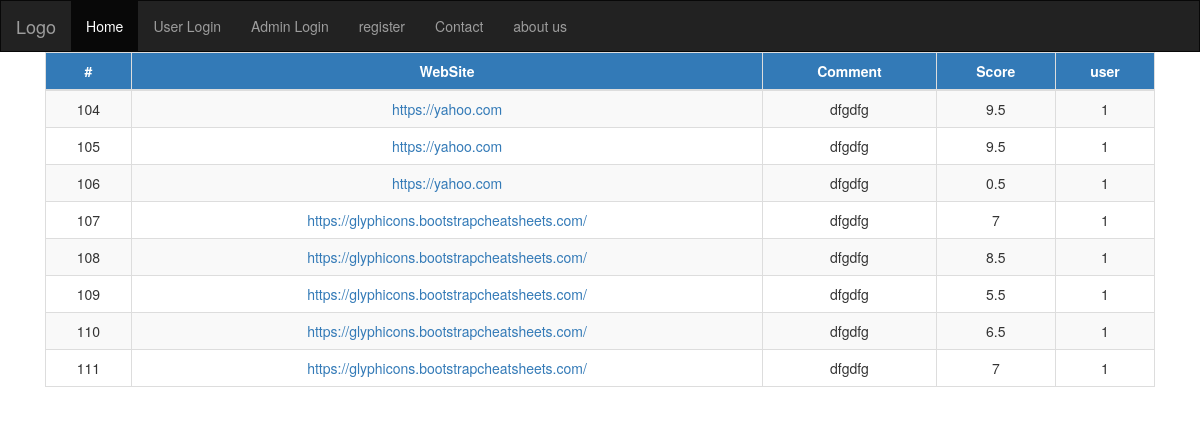
Page /admin/viewcomments.php (signed in) on the committed database.
### tables this page shows
CREATE TABLE `webcomment` (
  `comment_id` int(10) NOT NULL,
  `web_id` int(10) NOT NULL,
  `user_id` varchar(50) NOT NULL,
  `comment` varchar(800) NOT NULL,
  `score` float NOT NULL,
  `type` varchar(15) NOT NULL
);

CREATE TABLE `websites` (
  `website_name` varchar(200) NOT NULL,
  `web_id` int(10) NOT NULL,
  `add_by_user` varchar(50) NOT NULL,
  `tags` varchar(500) NOT NULL,
  `avg_score` float NOT NULL,
  `remark` varchar(15) NOT NULL
);

### admin/viewcomments.php (the view, shortened to what this page needs)
<?php
 include_once '../include/sqlConnect.php';
?>
<!DOCTYPE html>
<html lang="en">
<head>
  <link rel="stylesheet" href="https://maxcdn.bootstrapcdn.com/bootstrap/3.3.7/css/bootstrap.min.css">
</head>
<body>
 <div class="my-nav"></div>
<div class="container-fluid text-center body-cont center">
                <table class="table table-bordered table-striped text-center">
                        <thead>
                            <tr>
                                <th  class = "text-center btn-primary">#</th>
                                <th class = "text-center btn-primary">WebSite</th>
                                <th class = "text-center btn-primary">Comment</th>
                                <th class = "text-center btn-primary">Score</th>
                                <th class = "text-center btn-primary">user</th>
                            </tr>
                        </thead>
                        <tbody>
				<?php
				$limit = 10;
				if(isset($_GET['page']) && $_GET['page'] != "") {
					$page = $_GET['page'];
					$offset = $limit * ($page-1);
				} else {
					$offset = 0;
				}
                $query  = "SELECT webcomment.comment_id, websites.website_name,webcomment.user_id, webcomment.comment, webcomment.score
                    FROM webcomment
                    LEFT JOIN websites ON webcomment.web_id= websites.web_id
                    limit $offset, $limit";
				$result = mysqli_query($db, $query);
				if(mysqli_num_rows($result) > 0) {
					while($row = mysqli_fetch_assoc($result)) {
                        echo "<tr>
                        <td>".$row['comment_id']."</td>
                        <td><a href='".$row['website_name']."'>".$row['website_name']."</a></td>
                        <td>".$row['comment']."</td>
                        <td>".$row['score']."</td>
                        <td>".$row['user_id']."</td>
                        </tr>";
					}
				}
				?>
				 </tbody>
            </table>
</div>
</body>
</html>

### admin/viewcomments.php (style rules this page uses)
.body-cont { margin-right : 30px; margin-left : 30px; }

### rows in the picture
webcomment: comment_id "104", web.website_name "https://yahoo.com", comment "dfgdfg", score "9.5", user "1"
webcomment: comment_id "105", web.website_name "https://yahoo.com", comment "dfgdfg", score "9.5", user "1"
webcomment: comment_id "106", web.website_name "https://yahoo.com", comment "dfgdfg", score "0.5", user "1"
webcomment: comment_id "107", web.website_name "https://glyphicons.bootstrapcheatsheets.com/", comment "dfgdfg", score "7", user "1"
webcomment: comment_id "108", web.website_name "https://glyphicons.bootstrapcheatsheets.com/", comment "dfgdfg", score "8.5", user "1"
webcomment: comment_id "109", web.website_name "https://glyphicons.bootstrapcheatsheets.com/", comment "dfgdfg", score "5.5", user "1"
webcomment: comment_id "110", web.website_name "https://glyphicons.bootstrapcheatsheets.com/", comment "dfgdfg", score "6.5", user "1"
webcomment: comment_id "111", web.website_name "https://glyphicons.bootstrapcheatsheets.com/", comment "dfgdfg", score "7", user "1"
